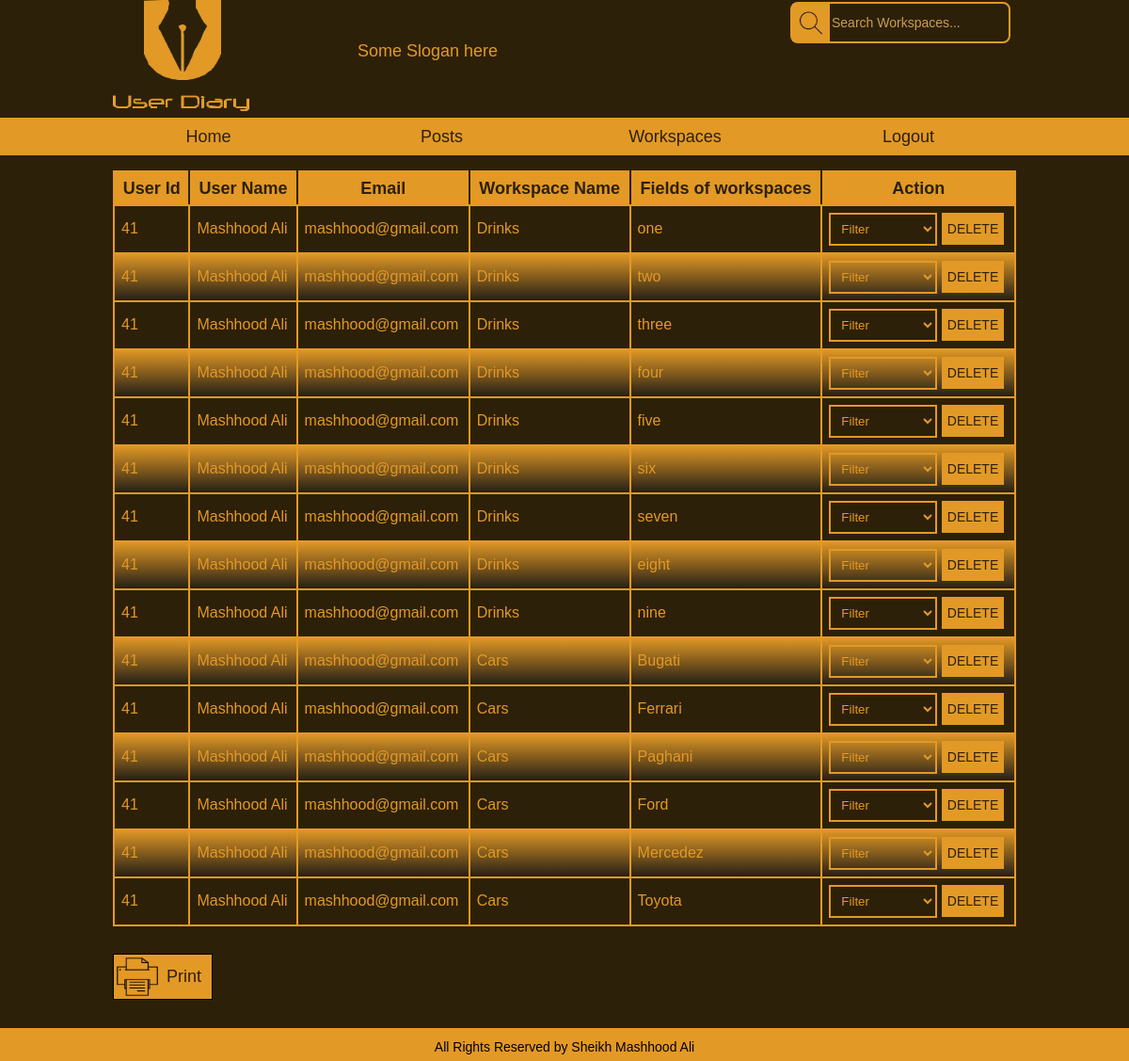
The app's page /admin/all_workspaces.php (signed in) with its own data.
### tables this page shows
CREATE TABLE IF NOT EXISTS `fields` (
  `field_id` int(25) NOT NULL,
  `user_id` int(25) NOT NULL,
  `workspace_id` int(25) NOT NULL,
  `field_name` varchar(255) NOT NULL
);

CREATE TABLE IF NOT EXISTS `workspace_name` (
  `workspace_id` int(25) NOT NULL,
  `workspace_name` varchar(255) NOT NULL,
  `user_id` int(25) NOT NULL
);

### admin/all_workspaces.php (the view, shortened to what this page needs)
<?php
include "connection.php";
?>
<!DOCTYPE html PUBLIC "-//W3C//DTD XHTML 1.0 Transitional//EN" "http://www.w3.org/TR/xhtml1/DTD/xhtml1-transitional.dtd">
<html xmlns="http://www.w3.org/1999/xhtml">
<head>
<link rel="stylesheet" type="text/css" href="css/style.css">
</head>
<body class="h-body">
<div class="home-header">
	<div class="main-header">
        <div class="logo-header">
    	<img src="images/final-logo.png" />
    	</div>
        <div class="logo-slogan">
        <p>Some Slogan here</p>
        </div>
        <div class="logo-search">
        	<div class="search">
    		<div class="search-bar">
        		<div class="search-img">
            	<img src="images/search.png">
            	</div>
            	<div class="search-input">
           		<input id="sear" autocomplete="off" type="text"
                placeholder="Search Workspaces..." name="search" onkeyup="search(this.value)" />
                </div>
        	</div>
    	</div>
        </div>
     </div>
</div>
<div class="menu-main">
	<div class="menu-list">
    	<div class="list">
        <ul>
         <a href="view_user.php"><li class="home-menu">Home</li></a>
        <a href="all_posts.php"><li class="daily">Posts</li></a>
        <a href="all_workspaces.php"><li class="post">Workspaces</li></a>
        <a href="logout.php"><li class="about">Logout</li></a>
        </ul>
        </div>
    </div>
</div>
<div class="home-body">
 <div class="home">
	<table class="home-table" method="POST">
   	<thead>
    <tr>
    <th>User Id</th>
    <th>User Name</th>
    <th>Email</th>
    <th>Workspace Name</th>
    <th>Fields of workspaces</th>
    <th>Action</th>
    </tr>
    </thead>
    <tbody>
    <?php
    $sqli="SELECT login.user_id,login.user_name,login.email,workspace_name.workspace_id, workspace_name.workspace_name,fields.field_id,fields.field_name FROM `login` INNER JOIN
	 `workspace_name` INNER JOIN `fields`
ON login.user_id= workspace_name.user_id AND workspace_name.workspace_id= fields.workspace_id
 ";
 $que=mysqli_query($con,$sqli);
 while($res=mysqli_fetch_assoc($que)){
	 $user=$res['user_name'];
	 $email=$res['email'];
	 $workspace=$res['workspace_name'];
	 $field=$res['field_name'];
	 $user_id=$res['user_id'];
	 $field_id=$res['field_id'];
	 $workspace_id=$res['workspace_id'];
	?>
    <tr>
    <td><?php echo $user_id; ?></td>
    <td><?php echo $user; ?></td>
    <td><?php echo $email; ?></td>
    <td><?php echo $workspace; ?></td>
    <td><?php echo $field; ?></td>
    <td><?php echo "<form method='GET' action='del_sel.php'> <select class='all-sel' name='sel'><option value='Filter'>Filter</option><option value='User'>User</option><option value='Workspace'>Workspace</option><option value='Field'>Field</option></select>
	<input type='hidden' name='uid' value='$user_id'>
	<input type='hidden' name='wid' value='$workspace_id'>
	<input type='hidden' name='fid' value='$field_id'>
	<input class='btn-allworkspace' type='submit' name='sub' value='DELETE'> </form>";?>
    </td>
    </tr>
    <?php } ?>
    </tbody>
 </table>
 <div id="print-button" onclick="javascript:window.print()" >
			<div id="print-pic">
			<img src="images/print.png">
			</div>
			<div id="print-btn">
			<button>Print</button>
			</div>
		</div>
 </div>
</div>
<div class="footer">
<p>All Rights Reserved by Sheikh Mashhood Ali</p>
</div>
</body>
</html>

### admin/css/style.css (style rules this page uses)
html, body, div, span, applet, object, iframe, h1, h2, h3, h4, h5, h6, p, blockquote, pre, a, abbr, acronym, address, big, cite, code, del, dfn, em, img, ins, kbd, q, s, samp, small, strike, strong, sub, sup, tt, var, b, u, i, center, dl, dt, dd, ol, ul, li, fieldset, form, label, legend, table, caption, tbody, tfoot, thead, tr, th, td, article, aside, canvas, details, embed, figure, figcaption, footer, header, hgroup, menu, nav, output, ruby, section, summary, time, mark, audio, video { margin: 0; padding: 0; border: 0; font-size: 100%; font: inherit; vertical-align: baseline; }
body { line-height: 1; }
ol, ul { list-style: none; }
table { border-collapse: collapse; border-spacing: 0; }
html,body,div,span,applet,object,iframe,h1,h2,h3,h4,h5,h6,p,blockquote,pre,a,abbr,acronym,address,big,cite,code,del,dfn,em,img,ins,kbd,q,s,samp,small,strike,strong,sub,sup,tt,var,b,u,i,center,dl,dt,dd,ol,ul,li,fieldset,form,label,legend,table,caption,tbody,tfoot,thead,tr,th,td,article,aside,canvas,details,embed,figure,figcaption,footer,header,hgroup,menu,nav,output,ruby,section,summary,time,mark,audio,video { border:0;font-size:100%;font:inherit;vertical-align:baseline;margin:0;padding:0 }
body { line-height:1 }
ol,ul { list-style:none }
table { border-collapse:collapse;border-spacing:0 }
.main-header { width: 960px; margin: 0px auto; }
.logo-header { float:left;width: 260px; }
.logo-slogan { float:left;width: 338px; }
.logo-search { float:left;width: 234px;margin-top: 2px; margin-left: 122px; }
.logo-slogan p { color:#e39925; font-size: 18px; line-height: 6; }
.logo-header img { width: 145px; height: 118px; }
.search-bar { border:2px solid; }
.search-img { float:left; }
.search-img img { width: 48px; height: 50px; }
.search-input { float:left; }
.search-input input { border: none; background-color: #3E374E; height: 50px; font-size: 24px; color:white; }
.menu-main { background-color: #e39925;margin-top: 7px;height:40px; }
.menu-list { width: 960px; margin: 0px auto; }
.list ul li { float: left; cursor: pointer; width: 203px; font-size: 18px; line-height: 40px; text-align: center; }
.list a { text-decoration: none; color:#2D2008; }
.daily { margin-left: 45px }
.post { margin-left: 45px }
.about { margin-left: 45px }
.h-body { background-color:#2D2008 !important;font-family:sans-serif; }
.home-header { background-color:#2D2008;width:100%; }
.home-body { width:960px;margin:0px auto; }
.search-bar { border:2px solid #e39925;border-radius: 8px; }
.search-img { float:left;background-color: #e39925; }
.search-img img { width: 40px; height: 40px; }
.search-input input { border: none; background-color: #271903; height: 38px; font-size: 14px; color: #e39925;background: transparent; }
.home-table { width:100%; }
.btn-allworkspace { color:#2D2008;background-color:#e39925;font-size:14px;border:none;cursor:pointer;height: 34px; }
.all-sel { width: 115px; padding: 7px; color: #e39925; border: 2px solid #e39925; background: transparent; outline: none; }
.home-table thead tr th { background-color: #e39925;color:#2D2008;font-weight:bold;font-size: 18px;border-right-color:#2D2008; border-right-width: 2px;padding: 8px; }
.home-table thead tr th:last-child { border:2px solid #e39925; }
table,th,td { border:2px solid #e39925; }
.home-table tbody tr td { color:#e39925;padding:7px; }
.home-table tbody tr td { font-size:16px; }
.home-body tbody tr:nth-child(even) { background:linear-gradient(#e39925,#211D16); }
.home { margin-top: 16px;margin-bottom: 65px; }
.footer { bottom: 0; position: fixed; width: 100%; }
.footer p { text-align: center; background-color: #e39925; height: 35px; line-height: 40px; font-size: 14px; }
.insert-table,th,tr,td { color: #e39925;padding-right: 80px; padding-bottom: 22px; }
div#print-button { border: 1px solid black; width: 104px; margin-top: 29px; background-color:#e39925; cursor:pointer; }
div#print-pic { float: left; }
div#print-btn { float: left; }
#print-button img { height: 47px; width: 50px; }
#print-btn button { cursor:pointer; background: none; border: none; color:#2D2008; font-size: 18px; margin-top: 12px; }

### records on screen
fields: user.user_id "41", user.user_name "Mashhood Ali", user.email "mashhood@gmail.com", workspace.workspace_name "Drinks", field_name "one"
fields: user.user_id "41", user.user_name "Mashhood Ali", user.email "mashhood@gmail.com", workspace.workspace_name "Drinks", field_name "two"
fields: user.user_id "41", user.user_name "Mashhood Ali", user.email "mashhood@gmail.com", workspace.workspace_name "Drinks", field_name "three"
fields: user.user_id "41", user.user_name "Mashhood Ali", user.email "mashhood@gmail.com", workspace.workspace_name "Drinks", field_name "four"
fields: user.user_id "41", user.user_name "Mashhood Ali", user.email "mashhood@gmail.com", workspace.workspace_name "Drinks", field_name "five"
fields: user.user_id "41", user.user_name "Mashhood Ali", user.email "mashhood@gmail.com", workspace.workspace_name "Drinks", field_name "six"
fields: user.user_id "41", user.user_name "Mashhood Ali", user.email "mashhood@gmail.com", workspace.workspace_name "Drinks", field_name "seven"
fields: user.user_id "41", user.user_name "Mashhood Ali", user.email "mashhood@gmail.com", workspace.workspace_name "Drinks", field_name "eight"
fields: user.user_id "41", user.user_name "Mashhood Ali", user.email "mashhood@gmail.com", workspace.workspace_name "Drinks", field_name "nine"
fields: user.user_id "41", user.user_name "Mashhood Ali", user.email "mashhood@gmail.com", workspace.workspace_name "Cars", field_name "Bugati"
fields: user.user_id "41", user.user_name "Mashhood Ali", user.email "mashhood@gmail.com", workspace.workspace_name "Cars", field_name "Ferrari"
fields: user.user_id "41", user.user_name "Mashhood Ali", user.email "mashhood@gmail.com", workspace.workspace_name "Cars", field_name "Paghani"
fields: user.user_id "41", user.user_name "Mashhood Ali", user.email "mashhood@gmail.com", workspace.workspace_name "Cars", field_name "Ford"
fields: user.user_id "41", user.user_name "Mashhood Ali", user.email "mashhood@gmail.com", workspace.workspace_name "Cars", field_name "Mercedez"
fields: user.user_id "41", user.user_name "Mashhood Ali", user.email "mashhood@gmail.com", workspace.workspace_name "Cars", field_name "Toyota"
